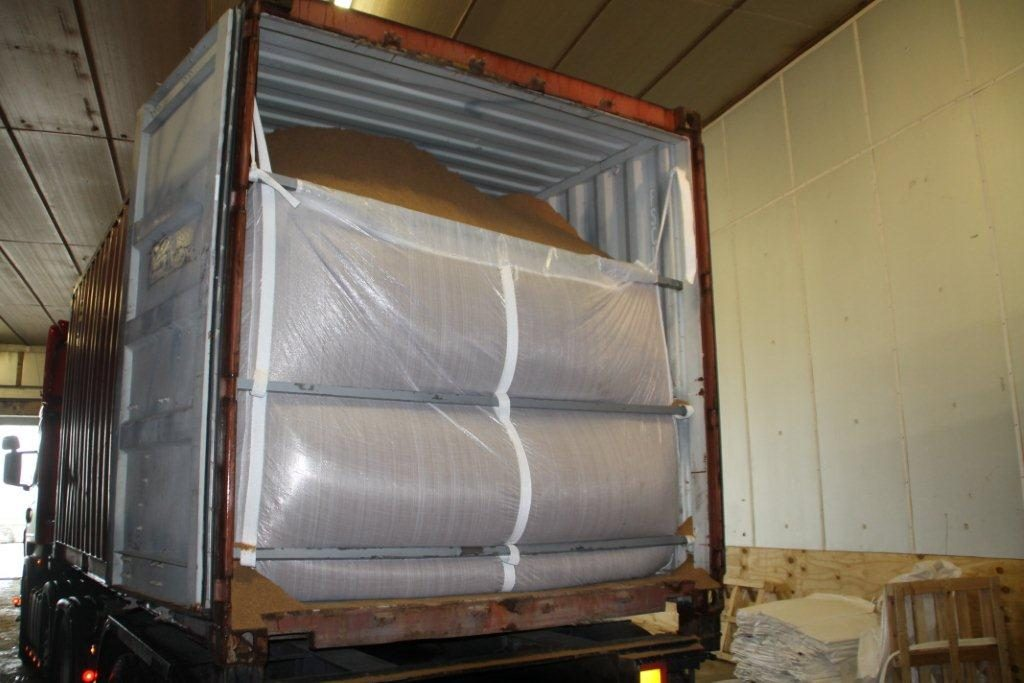
#> input picture assets/images/hero/hero-bulksheets.jpg, 1024 x 683 px, given in place of Flexitank-unloading-trailer-edited-blue-container.png, which was not available
$ python _process_images_phase8.py
#> lines starting #> are read from the running program, lines starting #| are printed output that depends on the picture
"""
Phase 8 asset processing — homepage hero carousel image swap.
Same approach as _process_images.py / _process_images_phase2..7.py: resize/
recompress source assets from Media/ into assets/images/. Not part of the
shipped site.
"""
import os
from PIL import Image

SRC = r"C:\dev\PPC-company-website\Media"
DST = r"C:\dev\PPC-company-website\assets\images"

def save_jpg(src_rel, dst_rel, max_w, quality=82, crop_box=None):
#> called with max_w = 1536, quality = 82, crop_box = (0, 550, 1536, 1414)
    src = os.path.join(SRC, src_rel)
    dst = os.path.join(DST, dst_rel)
    os.makedirs(os.path.dirname(dst), exist_ok=True)
    im = Image.open(src).convert("RGB")
#> im is the input picture: PIL image 1024x683 RGB; mean R, G, B 118.2, 108.8, 93.4
    if crop_box:
        im = im.crop(crop_box)
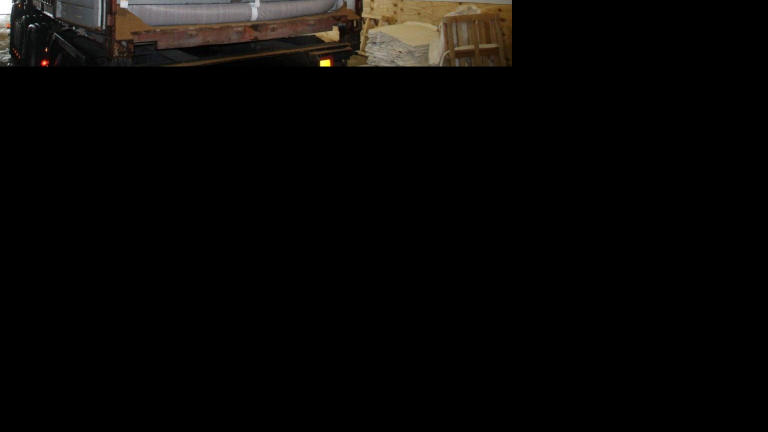
#> im: PIL image 1536x864 RGB (shown at 1/2 size); mean R, G, B 8.2, 7.1, 5.7
    if im.width > max_w:
        h = int(im.height * (max_w / im.width))
        im = im.resize((max_w, h), Image.LANCZOS)
    im.save(dst, "JPEG", quality=quality, optimize=True, progressive=True)
    print(f"{dst_rel:40s} {im.width}x{im.height}  {os.path.getsize(dst)//1024}KB")
#| hero\hero-flexitank-unloading-blue-container.jpg 1536x864  30KB

# Homepage hero carousel, slide 4: swap the flexitank-unloading shot for an
# edited version showing the blue shipping container. Source is the same
# 1536x2048 portrait framing as the original, so the same crop band
# (rows 550-1414, centred on the container/hose/tanker connection) applies.
save_jpg(r"Flexitanks photographs\Flexitank-unloading-trailer-edited-blue-container.png",
         r"hero\hero-flexitank-unloading-blue-container.jpg", 1536,
         crop_box=(0, 550, 1536, 1414))

print("\nDone.")

$ run again, on assets/images/hero/hero-endfill-liner.jpg
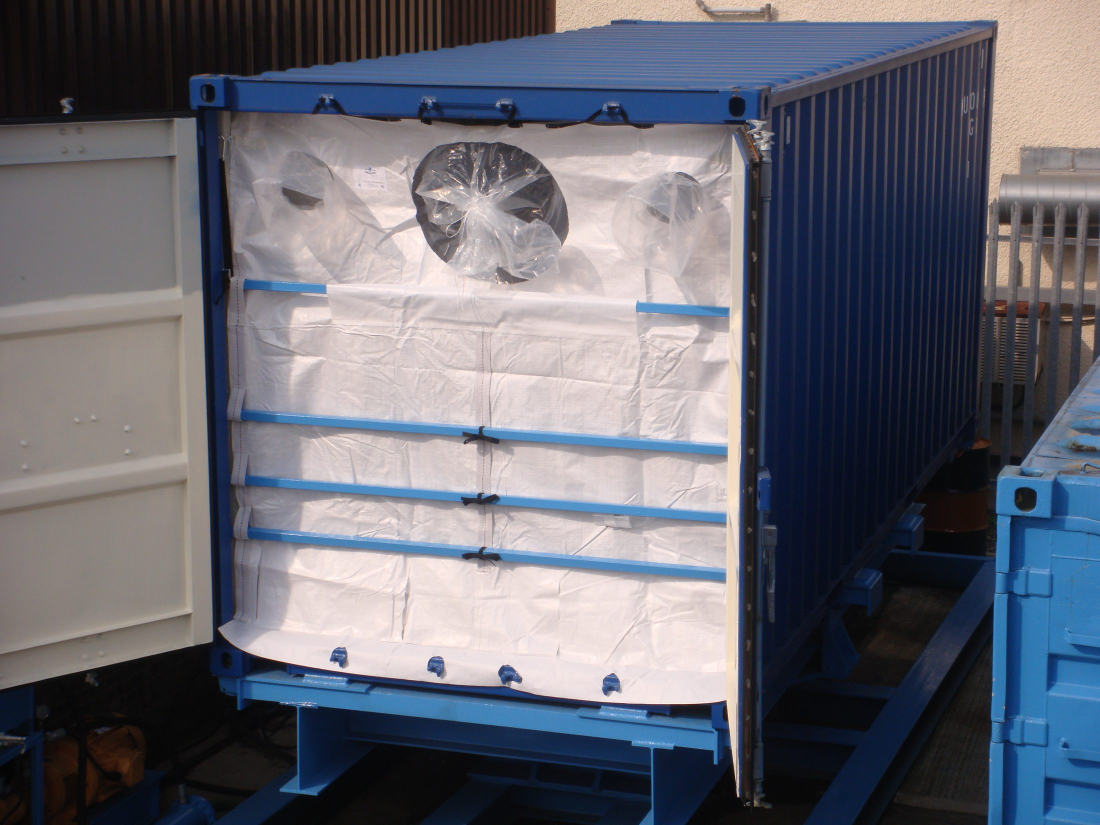
#> input picture assets/images/hero/hero-endfill-liner.jpg, 2200 x 1650 px, given in place of Flexitank-unloading-trailer-edited-blue-container.png, which was not available (shown at 1/2 size)
#> in save_jpg, im is the input picture: PIL image 2200x1650 RGB; mean R, G, B 102.3, 103.9, 114.2
#> in save_jpg, `im = im.crop(crop_box)`:
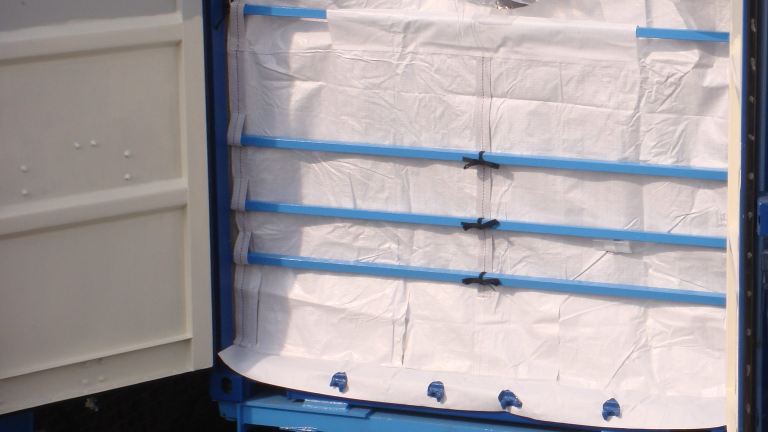
#> im: PIL image 1536x864 RGB (shown at 1/2 size); mean R, G, B 164, 159.1, 163.2
#| hero\hero-flexitank-unloading-blue-container.jpg 1536x864  133KB

$ run again, on assets/images/hero/hero-flexitank-rail.jpg
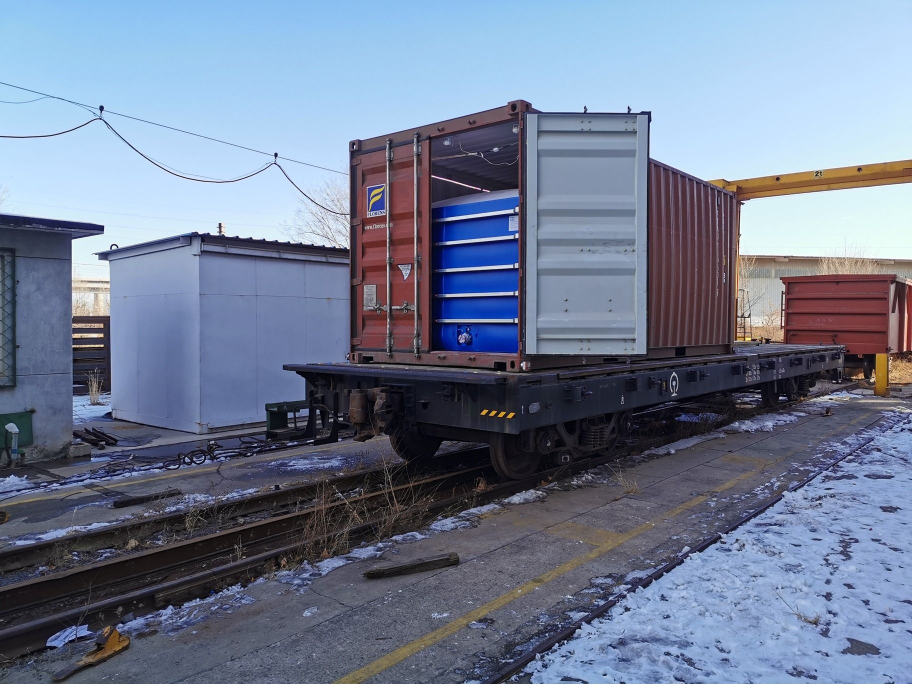
#> input picture assets/images/hero/hero-flexitank-rail.jpg, 1824 x 1368 px, given in place of Flexitank-unloading-trailer-edited-blue-container.png, which was not available (shown at 1/2 size)
#> in save_jpg, im is the input picture: PIL image 1824x1368 RGB; mean R, G, B 113.1, 124.4, 147.6
#> in save_jpg, `im = im.crop(crop_box)`:
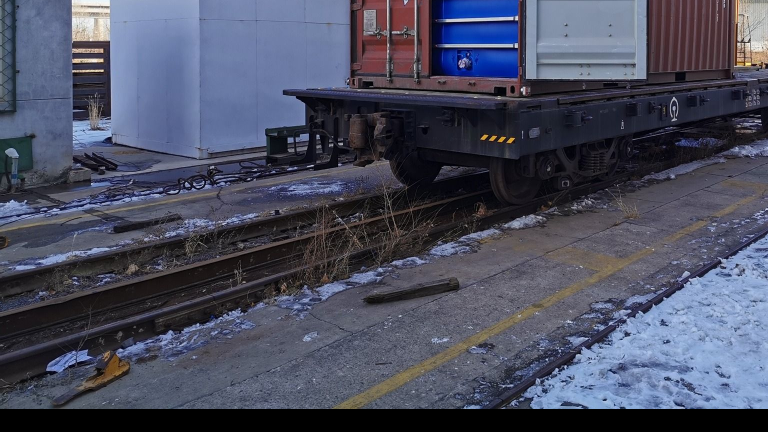
#> im: PIL image 1536x864 RGB (shown at 1/2 size); mean R, G, B 74, 77.2, 95.8
#| hero\hero-flexitank-unloading-blue-container.jpg 1536x864  257KB
